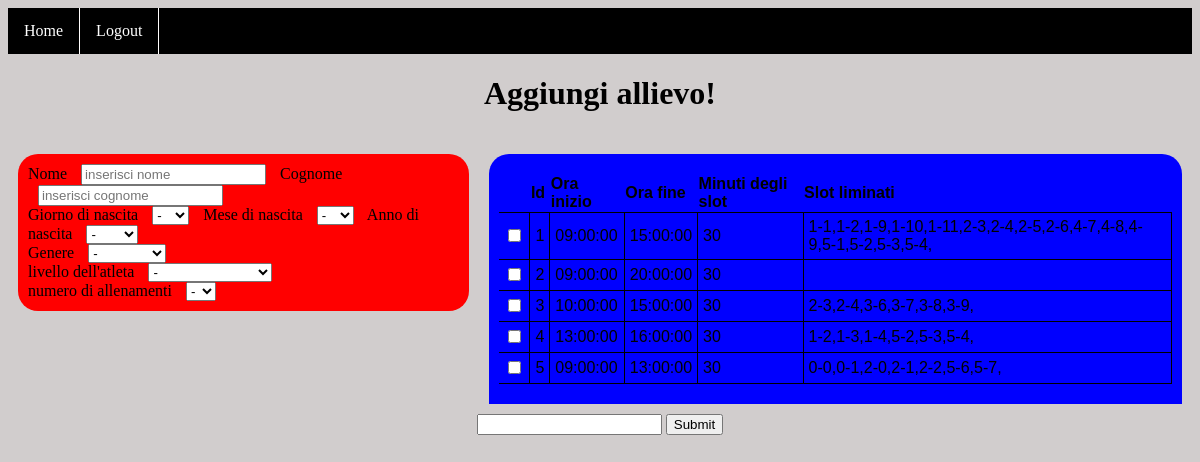
Page /home/aggiungi (signed in) on the earlier database version.
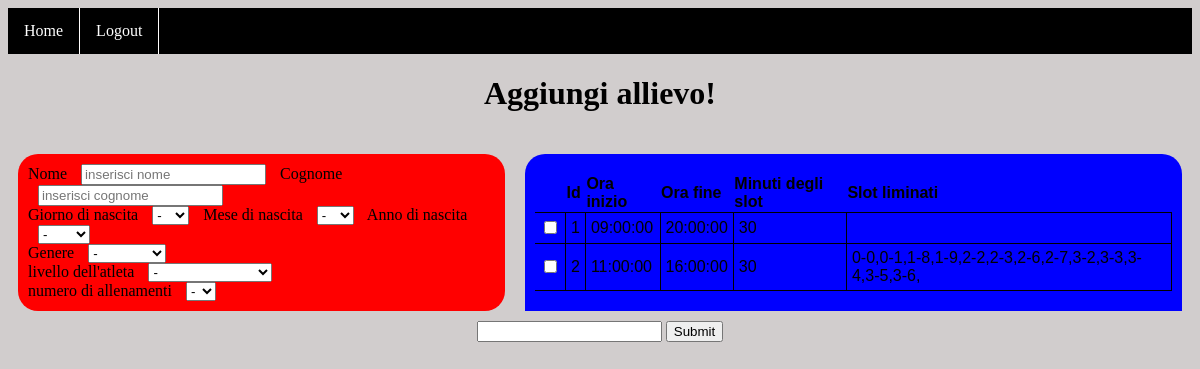
Same page on the later database version.
### website/models.py (models this page shows)
class Calendario(db.Model):
    id = db.Column(db.Integer, primary_key = True)
    oremattina = db.Column(db.String(5))
    orepomeriggio = db.Column(db.String(5))
    numeroslot = db.Column(db.Integer)
    sloteliminati = db.Column(db.String(150))
    allievo = db.relationship("Allievo", backref='calendario', uselist = True)

### website/dashboard.py (the view)
@dashboard.route('/aggiungi', methods = ['GET', 'POST'])
@login_required
def create_user():
    calendar_list = Calendario.query.all()
    if request.method == 'POST':
        nome = request.form.get("nome")
        cognome = request.form.get("cognome")
        giorno_nascita = request.form.get("giorno")
        mese_nascita = request.form.get("mese")
        anno_nascita = request.form.get("anno")
        genere = request.form.get("genere")
        livello = request.form.get("livello")
        numero_allenamenti = request.form.get("allenamenti")
        id_calendario = request.form.get("idcalendar")
        d = request.form.getlist("check")
        if nome == "" or cognome == "" or giorno_nascita == '-' or mese_nascita == '-' or anno_nascita == '-' or genere == '-' or livello == '-' or numero_allenamenti == '-' or id_calendario == '-':
            flash("non hai inserito nome oppure cognome")
            return render_template("aggiungi.html", user=current_user, calendar_list = calendar_list)
        print(nome,cognome,giorno_nascita,mese_nascita, anno_nascita, genere, livello, numero_allenamenti, id_calendario, d)
        slotDisponibili = ""
        buckets_days = [[] for x in range (6)]
        for check in d:
            split = check.rsplit('-')
            buckets_days[int(split[0])].append(split[1])
        print(buckets_days)
        for d,day in enumerate(buckets_days):
            if len(day) == 1:
                flash(f'attenzione, hai dato disponibilità nel giorno{day} un solo slot!')
                return render_template("aggiungi.html", user=current_user, calendar_list = calendar_list)
            else:
                for x,slot in enumerate(day) :
                    if x == 0:
                        if int(day[x + 1]) - int(slot) != 1:
                            flash(f'attenzione, hai immesso nel giorno{d}={day} uno slot da mezz\'ora da solo! ovvero{slot}')
                            return render_template("aggiungi.html", user=current_user, calendar_list = calendar_list)
                    elif x == len(day) - 1:
                        if int(slot) - int(day[x - 1]) != 1:
                            flash(f'attenzione, hai immesso nel giorno{day} uno slot da mezz\'ora da solo! ovvero{slot}')
                            return render_template("aggiungi.html", user=current_user, calendar_list = calendar_list)
                    elif (int(day[x + 1]) - int(slot)) != 1 and (int(slot) - int(day[x - 1])) != 1:
                            flash(f'attenzione, hai escluso nel giorno{day} uno slot da mezz\'ora da solo! ovvero{slot}')
                            render_template("aggiungi.html", user=current_user, calendar_list = calendar_list)
        count60 = 0
        count90 = 0
        switch = 0
        for d,day in enumerate(buckets_days):
            if livello == "I love tennis" or livello == "sat under 8" or livello == "sat under 10" or livello == "sat under 12"\
                    or livello == "sat under 14" or livello == "sat under 16" or livello == "sat under 18" :
                switch = 0
                if len(day) == 0:
                    continue
                if len(day) == 1:
                    return render_template("aggiungi.html", user=current_user, calendar_list = calendar_list)
                else:
                    count60 += 1
            else :
                switch = 1
                if len(day) == 0:
                    continue
                if len(day) < 3:
                    return render_template("aggiungi.html", user=current_user, calendar_list = calendar_list)
                else:
                    count90 += 1
        if switch == 0:
            if count60 < int(numero_allenamenti):
                flash("(60) il numero di slot inseriti non soddisfa il numero di allenamenti a settimana dell'allievo")
                return render_template("aggiungi.html", user=current_user, calendar_list = calendar_list)
        if switch == 1:
            if count90 < int(numero_allenamenti):
                flash("(90) il numero di slot inseriti non soddisfa il numero di allenamenti a settimana dell'allievo")
                return render_template("aggiungi.html", user=current_user, calendar_list = calendar_list)
        print("è andato tutto bene")
        for x,day in enumerate(buckets_days):
            for slots in day:
                slotDisponibili += f"{x}-{slots},"
        new_allievo = Allievo(nome=nome, cognome=cognome, giornonascita=int(giorno_nascita), mesenascita=int(mese_nascita), annonascita=int(anno_nascita),livello = livello, numeroallenamenti=numero_allenamenti, slotdisponibilita=slotDisponibili, id_calendario= int(id_calendario))
        db.session.add(new_allievo)
        db.session.commit()
        flash("aggiunta dell'utente andato a buon fine!")
        return redirect(url_for('dashboard.home',name = admin_name))
    else:
        return render_template("aggiungi.html", user=current_user, calendar_list = calendar_list)

### website/__init__.py (called while the page is built)
def create_app():
    app = Flask(__name__)
    app.config['SECRET_KEY'] = 'sdhfjdshgreghuewrg'
    app.config['SQLALCHEMY_DATABASE_URI'] = f'sqlite:///{DB_NAME}'
    db.init_app(app) # inizializzazione del database dando l'app di flask
    from .dashboard import dashboard
    from .access import access
    from .optimization import optimization
    app.register_blueprint(access, url_prefix='/')
    app.register_blueprint(dashboard, url_prefix='/home')
    app.register_blueprint(optimization, url_prefix='/home/optimization')
    from .models import User
    with app.app_context():
        db.create_all()
        login_manager = LoginManager()
        login_manager.login_view = 'access.login'
        login_manager.init_app(app)
        @login_manager.user_loader
        def load_user(id):
            return User.query.get(int(id))
    return app

### website/templates/dashboard/aggiungi.html (shortened to what this page needs)
{% extends "base.html"%}
{% block content %}
<link rel="stylesheet" href="{{ url_for('static', filename='styles/addUserStyle.css') }}">
<h1>Aggiungi allievo!</h1>
<form id="adduser" method="post">
<div class="main-div">
    <div class="left">
            <div class="form-container">
                <div class ="form-elements">
                    <label for="nome">Nome</label>
                    <input type="text" name="nome" id="nome" placeholder="inserisci nome">
                    <label for="nome">Cognome</label>
                    <input type="text" name="cognome" id="cognome" placeholder="inserisci cognome">
                </div>
                <div class="form-elements">
                    <label for="giorno">Giorno di nascita</label>
                    <select name="giorno" id="giorno">
                        <option disabled selected value>-</option>
                    </select>
                    <label for="mese">Mese di nascita</label>
                    <select name="mese" id="mese">
                        <option disabled selected value>-</option>
                    </select>
                    <label for="anno">Anno di nascita</label>
                    <select name="anno" id="anno">
                        <option disabled selected value>-</option>
                    </select>
                </div>
                <div class="form-elements">
                    <label for="genere">Genere</label>
                    <select name="genere" id="genere">
                        <option disabled selected value>-</option>
                    </select>
                </div>
                <div class="form-elements">
                    <label>livello dell'atleta</label>
                    <select name="livello" id="livello">
                        <option disabled selected value>-</option>
                    </select>
                </div>
                <div class="form-elements">
                    <label for="allenamenti">numero di allenamenti</label>
                    <select name="allenamenti" id="allenamenti">
                        <option disabled selected value>-</option>
                    </select>
                </div>
            </div>
    </div>
    <div class="right">
        <div class="calendar-list">
            <table id="table-calendars">
                <tr>
                    <th></th>
                    <th>Id</th>
                    <th>Ora inizio</th>
                    <th>Ora fine</th>
                    <th>Minuti degli slot</th>
                    <th>Slot liminati</th>
                </tr>
            {% for cal in calendar_list%}
                <tr id="tr{{loop.index}}" name="tr{{loop.index}}">
                    <td><input type="checkbox" id="{{loop.index}}" name="{{loop.index}}" class="checkbox-calendar" onclick="uncheck_other_checkboxes(this)"></td>
                    <td>{{loop.index}}</td>
                    <td>{{cal.oremattina}}</td>
                    <td>{{cal.orepomeriggio}}</td>
                    <td>{{cal.numeroslot}}</td>
                    <td>{{cal.sloteliminati}}</td>
                </tr>
            {% endfor %}
            </table>
        </div>
    </div>
</div>
<div class="submit">
    <input type="text" id="idcalendar" name="idcalendar" readonly>
    <input type="submit" id="submit">
</div>
</form>
{% endblock %}

### website/templates/base.html (shortened to what this page needs)
<!DOCTYPE html>
<html>
  <head>
    <link rel="stylesheet" href="{{ url_for('static', filename='styles/baseStyle.css') }}">
  </head>
  <body>
    <nav class="navbared">
          <ul>
            {% if user.is_authenticated %}
            <li><a class="nav-item nav-link" id="home" href="/home">Home</a></li>
            <li><a class="nav-item nav-link" id="logout" href="/logout">Logout</a></li>
            {% else %}
            <li><a class="nav-item nav-link" id="login" href="/">Login</a></li>
            <li><a class="nav-item nav-link" id="signUp" href="/sign-up">Sign Up</a></li>
            {% endif %}
        </ul>
    </nav>
    <div class="container">{% block content %} {% endblock %}</div>
  </body>
</html>

### website/static/styles/baseStyle.css (style rules this page uses)
body { background-color: rgb(209, 205, 205); }
.navbared ul { list-style-type: none; margin: 0; padding: 0; overflow: hidden; background-color: black; }
.navbared li { float: left; border-right: 1px solid #fffdfd; }
.navbared li a { display: block; color: white; text-align: center; padding: 14px 16px; text-decoration: none; }
.container h1 { text-align: center; }

### website/static/styles/addUserStyle.css (style rules this page uses)
#adduser { display: flex; flex-direction: column; justify-content: center; align-items: center }
.main-div { display: flex; flex-direction: row; margin-top: 10px; justify-content: center; }
.form-container { display: flex; flex-direction: column; justify-content: center; align-items: flex-start; background-color: red; width: fit-content; border-radius: 20px; margin: 10px; padding : 10px }
.form-elements input,select { margin: 0px 10px 0px 10px; }
.calendar-list { display: flex; flex-direction: column; align-items: center; background-color: blue; border-top-left-radius: 20px; border-top-right-radius: 20px; margin: 10px; padding: 10px; }
.calendar-list #table-calendars { font-family: arial, sans-serif; border-collapse: collapse; width: 100%; margin: 10px; }
.calendar-list #table-calendars th { text-align: left; margin-left: 1px; }
.calendar-list #table-calendars td { text-align: left; border-right: 1px solid black; border-top: 1px solid black; border-bottom: 1px solid black; padding:5px }
.calendar-list #table-calendars tr:last-child { border-bottom-left-radius: 20px ; }

Differences in the rows shown:
removed Calendario: oremattina "10:00:00", orepomeriggio "15:00:00", numeroslot "30", sloteliminati "2-3,2-4,3-6,3-7,3-8,3-9,"
removed Calendario: oremattina "13:00:00", orepomeriggio "16:00:00", numeroslot "30", sloteliminati "1-2,1-3,1-4,5-2,5-3,5-4,"
removed Calendario: oremattina "09:00:00", orepomeriggio "13:00:00", numeroslot "30", sloteliminati "0-0,0-1,2-0,2-1,2-2,5-6,5-7,"
changed Calendario (number 1 of 2 on the later page): orepomeriggio "15:00:00" → "20:00:00"; sloteliminati "1-1,1-2,1-9,1-10,1-11,2-3,2-4,2-5,2-6,4-7,4-8,4-9,5-1,5-2,5-3,5-4," → (not shown)
changed Calendario (number 2 of 2 on the later page): oremattina "09:00:00" → "11:00:00"; orepomeriggio "20:00:00" → "16:00:00"; sloteliminati (not shown) → "0-0,0-1,1-8,1-9,2-2,2-3,2-6,2-7,3-2,3-3,3-4,3-5,3-6,"
